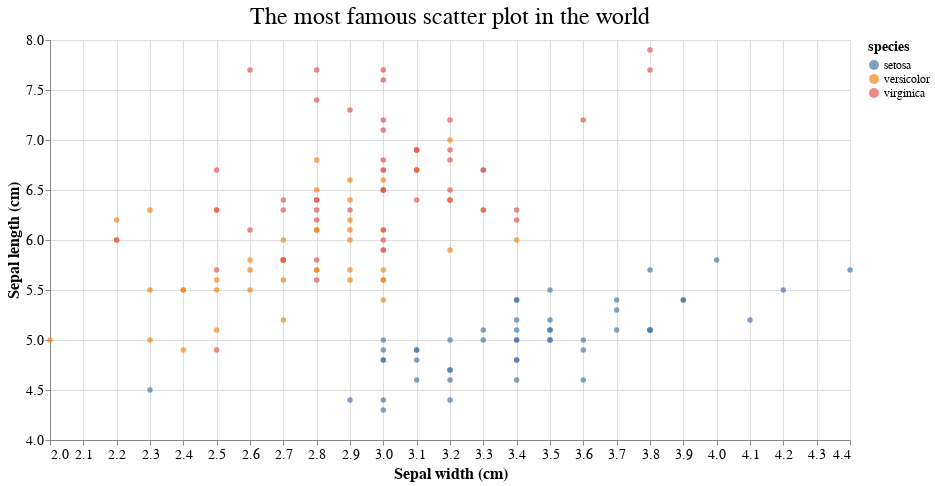

Notebook code for this chart:
### Code cell
alt.Chart(df_iris).mark_circle()\
   .encode(x=alt.X("sepal_width:Q", scale=alt.Scale(zero=False), title="Sepal width (cm)"), 
           y=alt.Y("sepal_length:Q", scale=alt.Scale(zero=False), title="Sepal length (cm)"),
           color=alt.Color("species:N"))\
   .properties(title="The most famous scatter plot in the world")

### Figure 1 — Vega-Lite specification as saved in the notebook (floating-point values rounded to 4 significant figures; data arrays with more than 128 entries replaced by an {"elided": "..."} marker saying what was removed)
{"config": {"view": {"height": 400, "width": 800}, "title": {"fontSize": 24, "fontWeight": "normal", "titleAlign": "center"}, "axisLeft": {"labelFontSize": 14, "titleFontSize": 16}, "axisRight": {"labelFontSize": 14, "titleFontSize": 16}, "header": {"labelFontSize": 14, "titleFontSize": 16, "titleAlign": "left"}, "axisBottom": {"labelFontSize": 14, "titleFontSize": 16}, "legend": {"labelFontSize": 12, "titleFontSize": 14}}, "data": {"name": "data-6a6657a14372efbb00f3b375d8568851"}, "mark": "circle", "encoding": {"color": {"type": "nominal", "field": "species"}, "x": {"type": "quantitative", "field": "sepal_width", "scale": {"zero": false}, "title": "Sepal width (cm)"}, "y": {"type": "quantitative", "field": "sepal_length", "scale": {"zero": false}, "title": "Sepal length (cm)"}}, "title": "The most famous scatter plot in the world", "$schema": "https://vega.github.io/schema/vega-lite/v4.8.1.json", "datasets": {"data-6a6657a14372efbb00f3b375d8568851": {"elided": "150 records"}}}
